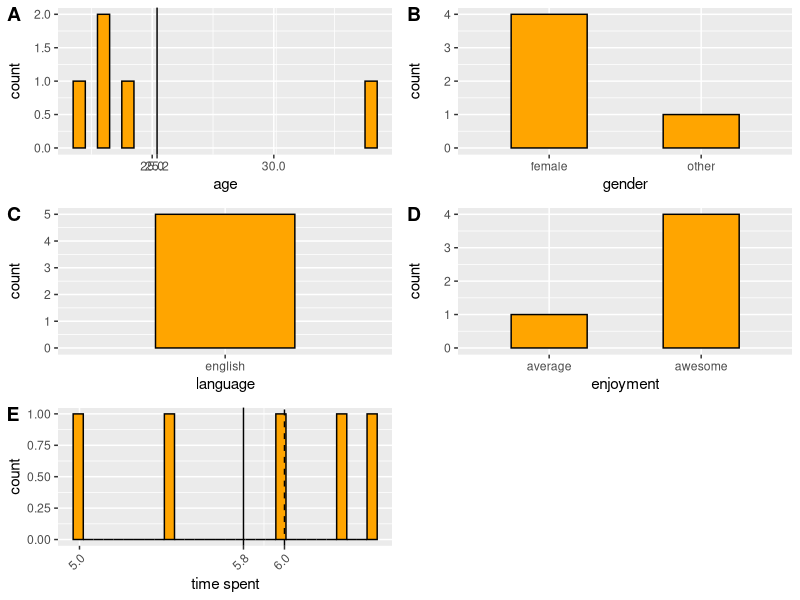
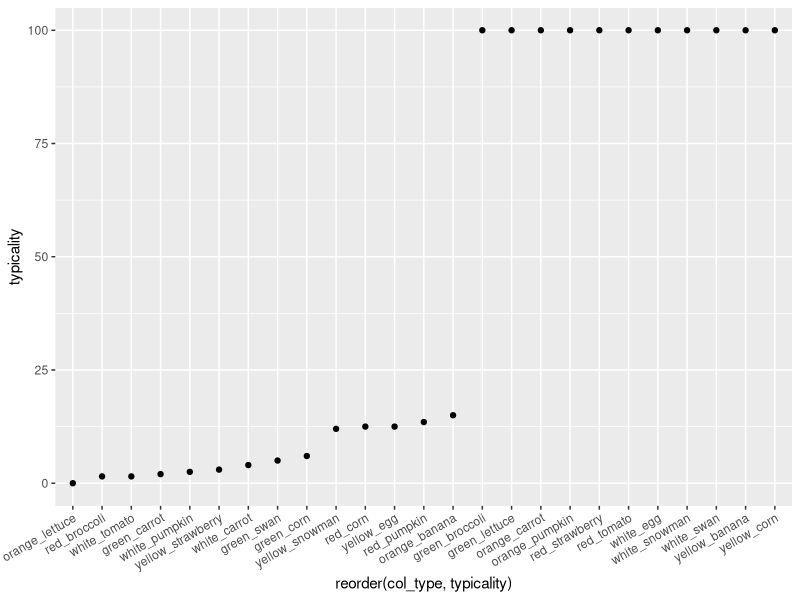
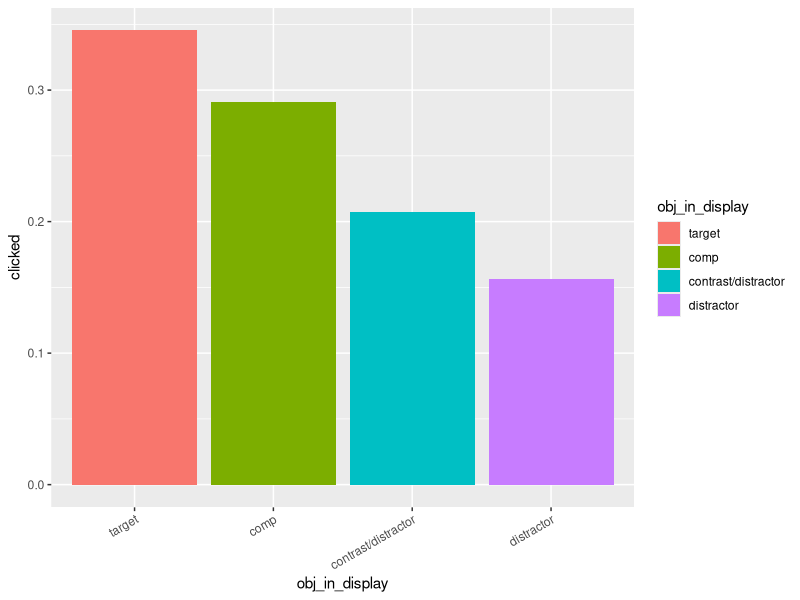
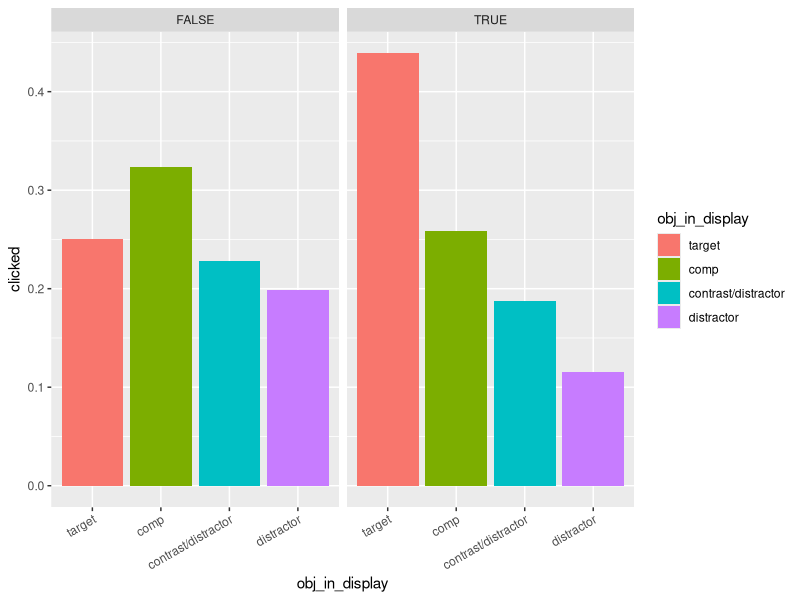
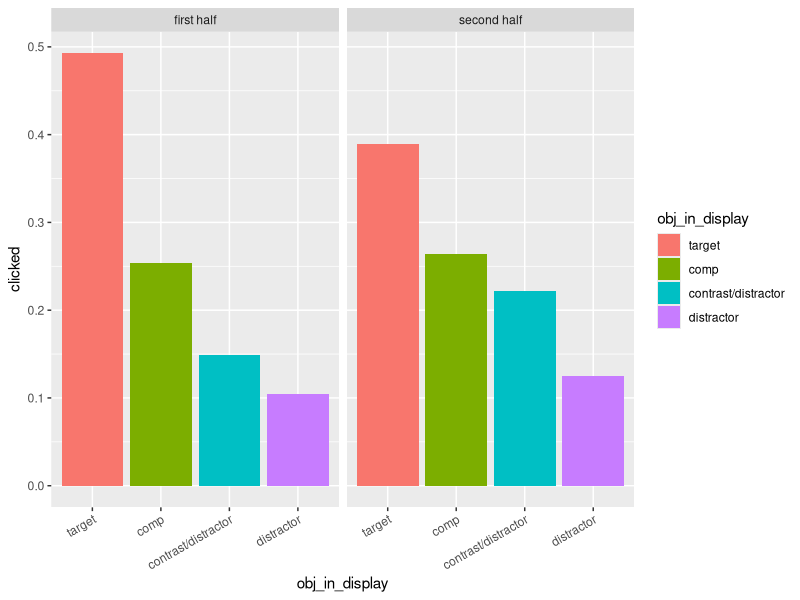
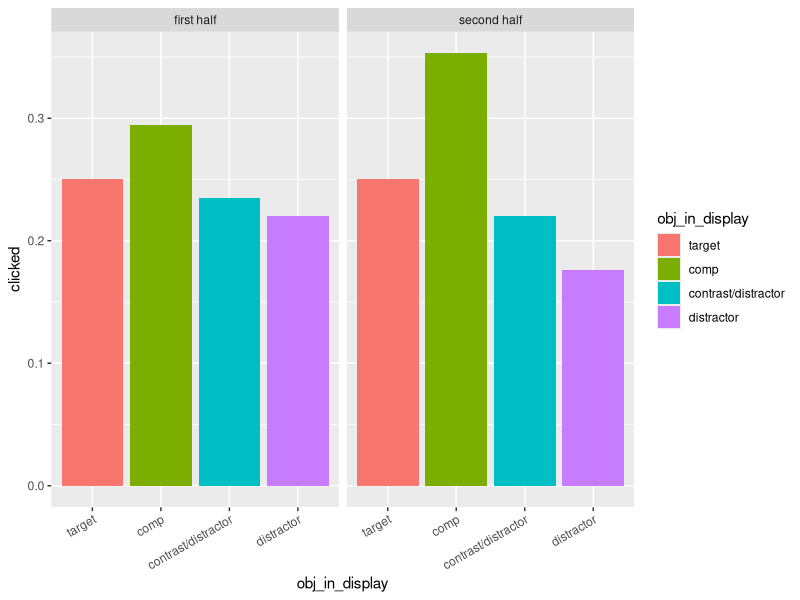
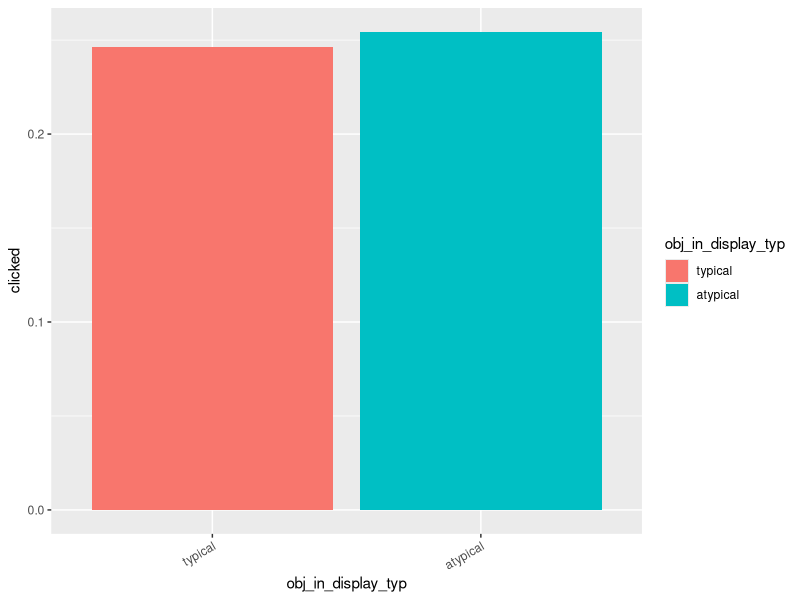
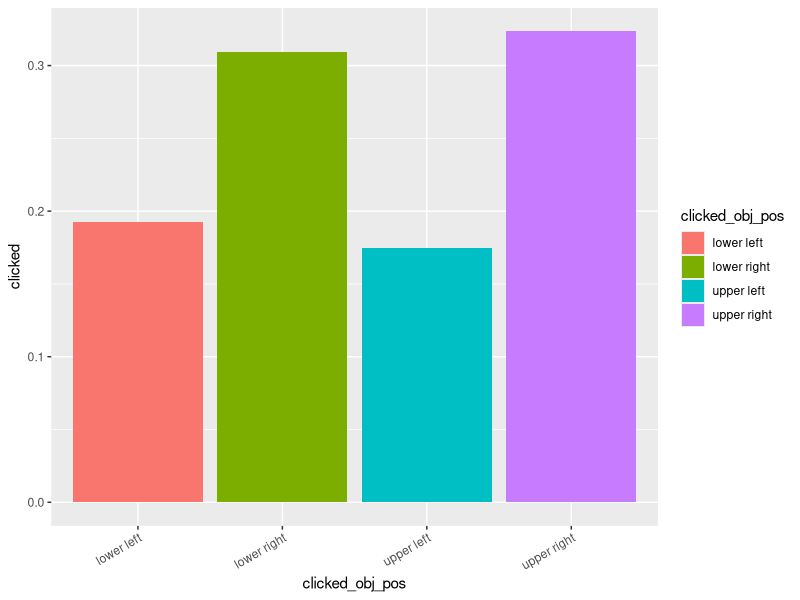

The R source for these figures, in order: (Note: this script raises an error after producing the figures.)
## ---- chunk 1
knitr::opts_chunk$set(echo = TRUE)
## ---- chunk 2
library(cowplot)
library(plyr)
library(tidyverse)
library(here)

df_import = read_csv(here("data","03_comprehension","02_main","01_IDT","mock_data.csv")) %>%
  # exclude test
  # weird filter property will exclude NAs
  filter(is.na(comments) | comments != "TEST") %>% 
  # TODO: uncomment for non-mock-data:
  rename(anon_worker_id = submission_id)
## ---- chunk 3
# ggplot(df_import,aes(x=str_to_lower(botresponse))) +
#   geom_histogram(stat="count")
## ---- chunk 4

df_clean = df_import

# number of participants before exclusion (6)
length(unique(df_import$anon_worker_id))
# number of participants after exclusion (6)
length(unique(df_clean$anon_worker_id))


df = df_clean %>%
  # select(-startDate,-botresponse,-HitCorrect)
  select(-startDate,-HitCorrect)
## ---- chunk 5
# other info
engl_spellings = c("english", "englis", "eng", "engilsh", "englsh", "en")

df_subj = df_clean %>% 
  select(age,gender,languages,enjoyment,timeSpent,HitCorrect,comments,anon_worker_id) %>% 
  distinct() %>% 
  mutate_at(vars(languages), funs(str_to_lower(.))) %>% 
  mutate_at(vars(languages), funs(ifelse(. %in% engl_spellings, "english", .))) %>% 
  mutate(lang=ifelse(languages == "english","english","other")) %>% 
  mutate_at(vars(age), funs(as.integer(.))) %>% 
  mutate_at(vars(enjoyment), 
            funs(ifelse(.==1,"average",
                        ifelse(.==2,"awesome","other"))))

mean_age = round(mean(df_subj$age),digits = 1)
p_age = ggplot(df_subj,aes(x=age)) +
  geom_bar(width = .5,
           fill = "orange",
           color = "black") +
  geom_vline(xintercept= mean_age) +
  scale_x_continuous(breaks=c(25,30,35,mean_age))

p_gen = ggplot(df_subj,aes(x=gender)) +
  geom_bar(width = .5,
           fill = "orange",
           color = "black")

p_lang = ggplot(df_subj,aes(x=lang)) +
  geom_bar(width = .5,
           fill = "orange",
           color = "black") +
  xlab("language")
  # theme(axis.text.x = element_text(angle=45,hjust=1))

p_enj = ggplot(df_subj,aes(x=enjoyment)) +
  geom_bar(width = .5,
           fill = "orange",
           color = "black")

mean_time = round(mean(df_subj$timeSpent), digits = 1)
median_time = round(median(df_subj$timeSpent), digits = 1)
p_time = ggplot(df_subj,aes(x=timeSpent)) +
  geom_histogram(fill = "orange",
           color = "black") +
  geom_vline(xintercept=mean_time) +
  geom_vline(xintercept=median_time,linetype="dashed") +
  scale_x_continuous(breaks=c(median_time,mean_time,floor(0),floor(1),floor(2),floor(3),floor(5),floor(10))) +
  xlab("time spent") +
  theme(axis.text.x = element_text(angle = 45, hjust = 1))

plot_grid(p_age,p_gen,p_lang,p_enj,p_time, labels = "AUTO", ncol = 2, align = 'v')

## ---- chunk 6

typ_data = read_csv(here("data","01_norming","02_main","typicality_data.csv"))

ggplot(typ_data, aes(x=reorder(col_type,typicality), y=typicality)) +
  geom_point() +
  theme(axis.text.x = element_text(angle = 30, hjust = 1))

typ_obj = typ_data %>% 
  filter(typicality > 50) %>% 
  select(col_type)
atyp_obj = typ_data %>% 
  filter(typicality < 50) %>% 
  select(col_type)

## ---- chunk 7

df_main = df %>% 
  # select main trials
  filter(trial_type == "critical" | trial_type == "filler") %>% 
  # select columns relevant for main trials
  select(trial_type,refObject,context_id,condition,utterance,utterance_cat,target,comp,contrast,distractor,pos1,pos2,pos3,pos4,selectedItem_prior,selectedItem1,selectedItem2,reaction_time_prior,reaction_time1,reaction_time2,anon_worker_id,trial_number) %>% 
  # encode which contexts have a contrast
  mutate(contrast_present = str_detect(condition,"p")) %>% 
  # split data into trial halves per participants
  mutate(trial_half = ifelse(trial_number < max(trial_number)/2, "first half", "second half")) %>% 
  mutate(
    target_typ = case_when(
      target %in% typ_obj$col_type ~ "typical",
      target %in% atyp_obj$col_type ~ "atypical",
      TRUE ~ "other"),
    comp_typ = case_when(
      comp %in% typ_obj$col_type ~ "typical",
      comp %in% atyp_obj$col_type ~ "atypical",
      TRUE ~ "other"),
    contr_typ = case_when(
      contrast %in% typ_obj$col_type ~ "typical",
      contrast %in% atyp_obj$col_type ~ "atypical",
      TRUE ~ "other"),
    distr_typ = case_when(
      distractor %in% typ_obj$col_type ~ "typical",
      distractor %in% atyp_obj$col_type ~ "atypical",
      TRUE ~ "other")
  )

# to investigate selections
df_selec = df_main %>%
  # reformat df 
  gather(timeStep_selec,selectedItem,selectedItem_prior,selectedItem1,selectedItem2) %>%
  # remove selectedItem2 rows when referring expression was unmodified
  # because this is always NaN
  filter(!(timeStep_selec == "selectedItem2" & utterance_cat == "unmodified")) %>% 
  # if there were multiple selections (which are separated by commas),
  # select the last one
  mutate(lastSelectedItem = sapply(str_split(selectedItem,","),tail,1)) %>% 
  # mark the ones that had multiple selections
  mutate(mult_selec = str_detect(selectedItem, ",")) %>% 
  # encode the clicked type of the object
  mutate(clickedType = case_when(
    lastSelectedItem == target ~ "target",
    lastSelectedItem == comp ~ "comp",
    lastSelectedItem == contrast  ~ "contrast/distractor",
    lastSelectedItem == distractor ~ "distractor",
    TRUE ~ "other"
  )) %>% 
  # order them according to relevance for later plotting
  mutate_at(vars(clickedType), funs(factor(., levels=c("target", "comp", "contrast/distractor", "distractor"))))

df_objselec = df_selec %>% 
  # for calculation of proportion and CIs, duplicate each trial such that each row represents an object the participant could have clicked on (4 rows for the 4 objects)
  slice(rep(1:n(), each = 4)) %>%
  # each row receives now one out of the 4 objects labels, such that the 4 rows for this trial are identical except for this label
  mutate(obj_in_display = rep_len(c("target", "comp", "contrast/distractor", "distractor"), length.out=n())) %>% 
  # create a one-hot vector that is 1 for the object that was actually clicked on
  mutate(clicked = ifelse(clickedType==obj_in_display,1,0)) %>% 
  mutate_at(vars(obj_in_display), funs(factor(., levels=c("target", "comp", "contrast/distractor", "distractor"))))
  # select(trial_type, condition, context_id, anon_worker_id, timeStep_selec, obj_in_display, clicked, clickedType, trial_half, contrast_present, lastSelectedItem)

# bug check: are there "other" references? -- there shouldn't be
unique(df_selec$clickedType)
unique(df_objselec$obj_in_display)

## ---- chunk 8

df_prior = df_objselec %>%
  filter(timeStep_selec == "selectedItem_prior")

## ---- chunk 9

ggplot(df_prior, aes(x=obj_in_display, y=clicked, fill=obj_in_display)) +
  stat_summary(fun.y = "mean", 
               geom = "bar") +
  stat_summary(fun.data = "mean_cl_boot",
               geom = "errorbar",
               color = "black",
               size = .3,
               width = 0.3) +
  theme(axis.text.x = element_text(angle = 30, hjust = 1))

# ggplot(df_prior_contrast, aes(x=obj_in_display, y=clicked, fill=obj_in_display)) +
#   facet_wrap(vars(trial_half)) +
#   stat_summary(fun.y = "mean", 
#                geom = "bar") +
#   stat_summary(fun.data = "mean_cl_boot",
#                geom = "errorbar",
#                color = "black",
#                size = .3,
#                width = 0.3) +
#   theme(axis.text.x = element_text(angle = 30, hjust = 1))
## ---- chunk 10

# Do the prior distributions of clicks change dependent on contrast presence?
ggplot(df_prior, aes(x=obj_in_display, y=clicked, fill=obj_in_display)) +
  facet_wrap(vars(contrast_present)) +
  stat_summary(fun.y = "mean", 
               geom = "bar") +
  stat_summary(fun.data = "mean_cl_boot",
               geom = "errorbar",
               color = "black",
               size = .3,
               width = 0.3) +
  theme(axis.text.x = element_text(angle = 30, hjust = 1))

# If a contrast is present, do the prior distributions change between the first and 
# second half of the experiment?
ggplot(df_prior[df_prior$contrast_present,], aes(x=obj_in_display, y=clicked, fill=obj_in_display)) +
  facet_wrap(vars(trial_half)) +
  stat_summary(fun.y = "mean", 
               geom = "bar") +
  stat_summary(fun.data = "mean_cl_boot",
               geom = "errorbar",
               color = "black",
               size = .3,
               width = 0.3) +
  theme(axis.text.x = element_text(angle = 30, hjust = 1))

# If a contrast is NOT present, do the prior distributions change between the first and 
# second half of the experiment?
ggplot(df_prior[!df_prior$contrast_present,], aes(x=obj_in_display, y=clicked, fill=obj_in_display)) +
  facet_wrap(vars(trial_half)) +
  stat_summary(fun.y = "mean", 
               geom = "bar") +
  stat_summary(fun.data = "mean_cl_boot",
               geom = "errorbar",
               color = "black",
               size = .3,
               width = 0.3) +
  theme(axis.text.x = element_text(angle = 30, hjust = 1))
## ---- chunk 11

df_prior_typicality = df_prior %>% 
  mutate(obj_in_display_typ = case_when(
    obj_in_display == "target" ~ target_typ,
    obj_in_display == "comp" ~ comp_typ,
    obj_in_display == "contrast/distractor" ~ contr_typ,
    obj_in_display == "distractor" ~ distr_typ,
    TRUE ~ "other"
  )) %>% 
  mutate_at(vars(obj_in_display_typ), funs(factor(., levels=c("typical", "atypical", "other"))))

ggplot(df_prior_typicality, aes(x=obj_in_display_typ, y=clicked, fill=obj_in_display_typ)) +
  stat_summary(fun.y = "mean", 
               geom = "bar") +
  stat_summary(fun.data = "mean_cl_boot",
               geom = "errorbar",
               color = "black",
               size = .3,
               width = 0.3) +
  theme(axis.text.x = element_text(angle = 30, hjust = 1))

## ---- chunk 12
df_prior_pos = df_prior %>%
  mutate_at(vars(pos1,pos2,pos3,pos4), funs(ifelse(. == "contrast", "contrast/distractor", .))) %>% 
  mutate(clicked_obj_pos = case_when(
    obj_in_display == pos1 ~ "upper left",
    obj_in_display == pos2 ~ "upper right",
    obj_in_display == pos3 ~ "lower left",
    obj_in_display == pos4 ~ "lower right",
    TRUE ~ "other"
  ))

ggplot(df_prior_pos, aes(x=clicked_obj_pos, y=clicked, fill=clicked_obj_pos)) +
  stat_summary(fun.y = "mean", 
               geom = "bar") +
  stat_summary(fun.data = "mean_cl_boot",
               geom = "errorbar",
               color = "black",
               size = .3,
               width = 0.3) +
  theme(axis.text.x = element_text(angle = 30, hjust = 1))
## ---- chunk 13

df_adj = df_objselec %>%
  filter(timeStep_selec == "selectedItem1",
         trial_type == "critical")

## ---- chunk 14

# number of wrong selections
df_adj %>% 
  filter(clicked & (clickedType == "contrast/distractor" | clickedType == "distractor")) %>% 
  nrow()

ggplot(df_adj, aes(x=obj_in_display, y=clicked, fill=obj_in_display)) +
  stat_summary(fun.y = "mean", 
               geom = "bar") +
  stat_summary(fun.data = "mean_cl_boot",
               geom = "errorbar",
               color = "black",
               size = .3,
               width = 0.3) +
  theme(axis.text.x = element_text(angle = 30, hjust = 1))

## ---- chunk 15
df_ttp_ttn = df_adj %>% 
  filter(condition == "ttp" | condition == "ttn")

# prior distribution
df_prior %>% 
  filter(trial_type == "critical",
         condition == "ttp" | condition == "ttn") %>% 
  ggplot(aes(x=obj_in_display, y=clicked, fill=obj_in_display)) +
    facet_wrap(vars(condition)) +
    stat_summary(fun.y = "mean", 
                 geom = "bar") +
    stat_summary(fun.data = "mean_cl_boot",
                 geom = "errorbar",
                 color = "black",
                 size = .3,
                 width = 0.3) +
    theme(axis.text.x = element_text(angle = 30, hjust = 1)) +
    ggtitle("Prior distribution")

# after adjective distribution
ggplot(df_ttp_ttn, aes(x=obj_in_display, y=clicked, fill=obj_in_display)) +
  facet_wrap(vars(condition)) +
  stat_summary(fun.y = "mean", 
               geom = "bar") +
  stat_summary(fun.data = "mean_cl_boot",
               geom = "errorbar",
               color = "black",
               size = .3,
               width = 0.3) +
  theme(axis.text.x = element_text(angle = 30, hjust = 1)) +
    ggtitle("After adjective distribution")

## ---- chunk 16
df_atp_ttn = df_adj %>% 
  filter(condition == "atp" | condition == "ttn")

# prior distribution
df_prior %>% 
  filter(trial_type == "critical",
         condition == "atp" | condition == "ttn") %>% 
  ggplot(aes(x=obj_in_display, y=clicked, fill=obj_in_display)) +
    facet_wrap(vars(condition)) +
    stat_summary(fun.y = "mean", 
                 geom = "bar") +
    stat_summary(fun.data = "mean_cl_boot",
                 geom = "errorbar",
                 color = "black",
                 size = .3,
                 width = 0.3) +
    theme(axis.text.x = element_text(angle = 30, hjust = 1)) +
    ggtitle("Prior distribution")

# after adjective distribution
ggplot(df_atp_ttn, aes(x=obj_in_display, y=clicked, fill=obj_in_display)) +
  facet_wrap(vars(condition)) +
  stat_summary(fun.y = "mean", 
               geom = "bar") +
  stat_summary(fun.data = "mean_cl_boot",
               geom = "errorbar",
               color = "black",
               size = .3,
               width = 0.3) +
  theme(axis.text.x = element_text(angle = 30, hjust = 1)) +
    ggtitle("After adjective distribution")

## ---- chunk 17
# prior distribution
df_prior %>% 
  filter(contrast_present) %>% 
  ggplot(aes(x=obj_in_display, y=clicked, fill=obj_in_display)) +
    stat_summary(fun.y = "mean", 
                 geom = "bar") +
    stat_summary(fun.data = "mean_cl_boot",
                 geom = "errorbar",
                 color = "black",
                 size = .3,
                 width = 0.3) +
    theme(axis.text.x = element_text(angle = 30, hjust = 1)) +
    ggtitle("Prior distribution")

# after adjective distribution
df_adj %>% 
  filter(contrast_present) %>% 
  ggplot(aes(x=obj_in_display, y=clicked, fill=obj_in_display)) +
    stat_summary(fun.y = "mean", 
                 geom = "bar") +
    stat_summary(fun.data = "mean_cl_boot",
                 geom = "errorbar",
                 color = "black",
                 size = .3,
                 width = 0.3) +
    theme(axis.text.x = element_text(angle = 30, hjust = 1)) +
    ggtitle("After adjective distribution")

## ---- chunk 18

df_adj_typicality = df_adj %>% 
  mutate(obj_in_display_typ = case_when(
    obj_in_display == "target" ~ target_typ,
    obj_in_display == "comp" ~ comp_typ,
    obj_in_display == "contrast/distractor" ~ contr_typ,
    obj_in_display == "distractor" ~ distr_typ,
    TRUE ~ "other"
  )) %>% 
  mutate_at(vars(obj_in_display_typ), funs(factor(., levels=c("typical", "atypical", "other")))) %>% 
  filter(condition == "atp" | condition == "atn")

ggplot(df_adj_typicality, aes(x=obj_in_display_typ, y=clicked, fill=obj_in_display_typ)) +
  stat_summary(fun.y = "mean", 
               geom = "bar") +
  stat_summary(fun.data = "mean_cl_boot",
               geom = "errorbar",
               color = "black",
               size = .3,
               width = 0.3) +
  theme(axis.text.x = element_text(angle = 30, hjust = 1))

## ---- chunk 19
# prior distribution
df_prior %>% 
  filter(condition == "ttp") %>% 
  ggplot(aes(x=obj_in_display, y=clicked, fill=obj_in_display)) +
    stat_summary(fun.y = "mean", 
                 geom = "bar") +
    stat_summary(fun.data = "mean_cl_boot",
                 geom = "errorbar",
                 color = "black",
                 size = .3,
                 width = 0.3) +
    theme(axis.text.x = element_text(angle = 30, hjust = 1)) +
    ggtitle("Prior distribution")

# after adjective distribution
df_adj %>% 
  filter(condition == "ttp") %>% 
  ggplot(aes(x=obj_in_display, y=clicked, fill=obj_in_display)) +
    stat_summary(fun.y = "mean", 
                 geom = "bar") +
    stat_summary(fun.data = "mean_cl_boot",
                 geom = "errorbar",
                 color = "black",
                 size = .3,
                 width = 0.3) +
    theme(axis.text.x = element_text(angle = 30, hjust = 1)) +
    ggtitle("After adjective distribution")
## ---- chunk 20

df_adj_typicality %>% 
  filter(condition == "atn") %>% 
  ggplot(aes(x=obj_in_display_typ, y=clicked, fill=obj_in_display_typ)) +
    stat_summary(fun.y = "mean", 
                 geom = "bar") +
    stat_summary(fun.data = "mean_cl_boot",
                 geom = "errorbar",
                 color = "black",
                 size = .3,
                 width = 0.3) +
    theme(axis.text.x = element_text(angle = 30, hjust = 1))

## ---- chunk 21

ggplot(df_adj, aes(x=obj_in_display, y=clicked, fill=obj_in_display)) +
  facet_wrap(vars(condition)) +
  stat_summary(fun.y = "mean", 
               geom = "bar") +
  stat_summary(fun.data = "mean_cl_boot",
               geom = "errorbar",
               color = "black",
               size = .3,
               width = 0.3) +
  theme(axis.text.x = element_text(angle = 30, hjust = 1))

## ---- chunk 22

df_noun = df_objselec %>%
  filter(timeStep_selec == "selectedItem2",
         trial_type == "critical")

## ---- chunk 23

df_noun %>% 
  filter(clicked & clickedType != "target") %>% 
  nrow()

ggplot(df_noun, aes(x=obj_in_display, y=clicked, fill=obj_in_display)) +
  stat_summary(fun.y = "mean", 
               geom = "bar") +
  stat_summary(fun.data = "mean_cl_boot",
               geom = "errorbar",
               color = "black",
               size = .3,
               width = 0.3) +
  theme(axis.text.x = element_text(angle = 30, hjust = 1))

## ---- chunk 24

df_rt = df_noun %>% 
  gather(timeStep_rt, rt, reaction_time_prior, reaction_time1, reaction_time2) %>% 
  mutate(rt_shortened = sapply(str_split(rt,","),tail,1)) %>%
  mutate_at(vars(rt_shortened), funs(as.integer(.))) %>% 
  filter(condition == "atp" | condition == "ttn")

ggplot(df_rt, aes(x=condition, y=rt_shortened)) + 
  geom_point(alpha=0.5, position="jitter") +
  # ylim(0,5000) +
  stat_summary(fun.y = "mean", colour = "red", size = 1, geom = "point") +
  stat_summary(fun.data = "mean_cl_boot", colour = "red", size = 1)

## ---- chunk 25

df_multselec = df_noun %>% 
  filter(clicked & mult_selec)

nrow(df_multselec)
table(df_multselec$condition)

## ---- chunk 26

df_targetpos = df_objselec %>% 
  gather(position, obj_in_pos, pos1, pos2, pos3, pos4) %>% 
  mutate(target_pos = ifelse(obj_in_pos == "target", 1, 0))

ggplot(df_targetpos, aes(x=position, y=target_pos, fill=position)) +
  stat_summary(fun.y = "mean", 
               geom = "bar") +
  stat_summary(fun.data = "mean_cl_boot",
               geom = "errorbar",
               color = "black",
               size = .3,
               width = 0.3) +
  theme(axis.text.x = element_text(angle = 30, hjust = 1))

## ---- chunk 27

# Multiple selection analysis

df_mult = df_objselec %>% 
  filter(trial_type=='critical') %>% 
  filter(clicked & mult_selec)

nrow(df_mult)
table(df_mult$timeStep_selec)
table(df_mult$condition)
table(df_mult$trial_half)

# Error analysis

df_error = df_objselec %>% 
  filter(trial_type=='critical',
         clicked) %>% 
  mutate(adj_error = ifelse(timeStep_selec == "selectedItem1" & (clickedType == "contrast/distractor" | clickedType == "distractor"), T, F)) %>% 
  mutate(noun_error = ifelse(timeStep_selec == "selectedItem2" & clickedType != "target", T, F)) %>% 
  mutate(overall_error = ifelse(adj_error | noun_error, T, F)) %>% 
  filter(overall_error)
  
nrow(df_error)
table(df_error$timeStep_selec)
table(df_error$condition)
table(df_error$trial_half)

## ---- chunk 28

df_practice = df %>% 
  filter(trial_type == "practice") %>% 
  select(condition,utterance,target,comp,contrast,distractor,pos1,pos2,pos3,pos4,anon_worker_id)

## ---- chunk 29

color = "yellow|red|green"

df_mod = df_practice %>% 
  mutate_at(vars(condition),funs(ifelse(. == "contrast_present", T, F))) %>% 
  rename(contrast_present = condition) %>% 
  mutate(modifier_use = str_detect(utterance,color))

# df_mod[!df_mod$modifier_use,c("utterance")]

df_modplot = df_mod %>% 
  group_by(contrast_present) %>% 
  summarize(modProp = sum(modifier_use)/n())

ggplot(df_modplot, aes(x=contrast_present, y=modProp)) +
  geom_col()

